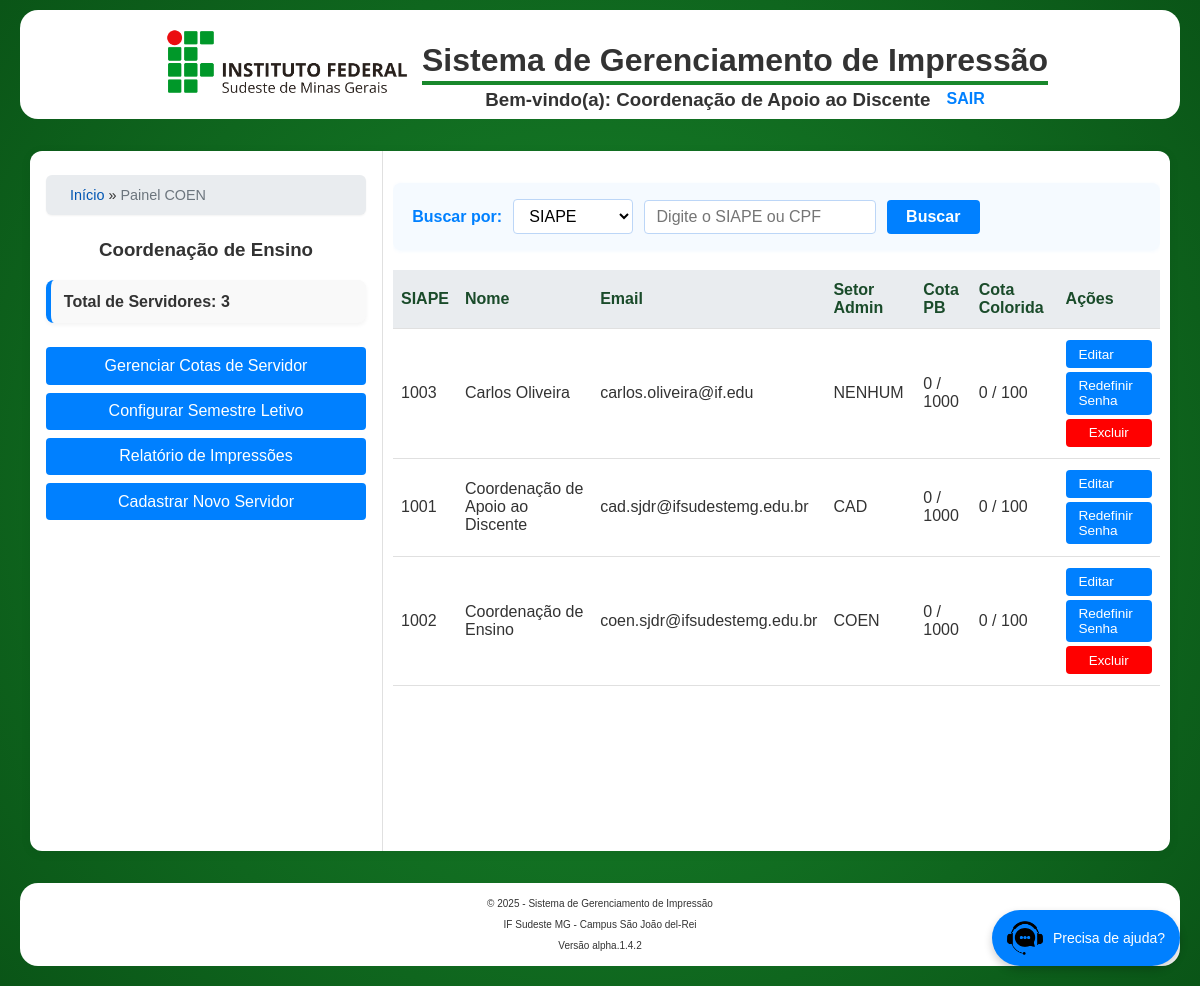
The page /pages/admin_coen/dashboard_coen.php (signed in) on the database its author committed.
### tables this page shows
CREATE TABLE `CotaServidor` (
  `siape` varchar(20) NOT NULL,
  `cota_pb_total` int(11) NOT NULL DEFAULT 1000,
  `cota_pb_usada` int(11) NOT NULL DEFAULT 0,
  `cota_color_total` int(11) NOT NULL DEFAULT 100,
  `cota_color_usada` int(11) NOT NULL DEFAULT 0,
  PRIMARY KEY (`siape`),
  CONSTRAINT `CotaServidor_ibfk_1` FOREIGN KEY (`siape`) REFERENCES `Servidor` (`siape`) ON DELETE CASCADE
);

CREATE TABLE `Servidor` (
  `siape` varchar(20) NOT NULL,
  `nome` varchar(100) NOT NULL,
  `sobrenome` varchar(100) NOT NULL,
  `email` varchar(100) NOT NULL,
  `cpf` char(11) NOT NULL,
  `senha` varchar(255) NOT NULL,
  `is_admin` tinyint(1) NOT NULL DEFAULT 0,
  `setor_admin` enum('CAD','COEN','NENHUM') NOT NULL DEFAULT 'NENHUM',
  `ativo` tinyint(1) DEFAULT 1,
  `data_fim_validade` date DEFAULT NULL,
  PRIMARY KEY (`siape`),
  UNIQUE KEY `cpf` (`cpf`)
);

### pages/admin_coen/dashboard_coen.php (the view, shortened to what this page needs)
<?php
require_once '../../includes/config.php';
$siape_logado = $_SESSION['usuario']['id'];
$pagina = isset($_GET['pagina']) && is_numeric($_GET['pagina']) ? (int)$_GET['pagina'] : 1;
$limite = 5;
$offset = ($pagina - 1) * $limite;
$condicoes = [];
$tipo_busca = $_GET['tipo_busca'] ?? '';
$valor_busca = trim($_GET['valor_busca'] ?? '');
$base_sql = "FROM Servidor s LEFT JOIN CotaServidor cs ON s.siape = cs.siape";
$where_clause = !empty($condicoes) ? 'WHERE ' . implode(' AND ', $condicoes) : '';
$sql_servidores = "SELECT s.*, cs.cota_pb_total, cs.cota_pb_usada, cs.cota_color_total, cs.cota_color_usada
                   " . $base_sql . " " . $where_clause . "
                   ORDER BY s.nome ASC
                   LIMIT :limite OFFSET :offset";
$stmt = $conn->prepare($sql_servidores);
$stmt->bindValue(':limite', $limite, PDO::PARAM_INT);
$stmt->bindValue(':offset', $offset, PDO::PARAM_INT);
$stmt->execute();
$servidores = $stmt->fetchAll();
$total_servidores = $conn->query("SELECT COUNT(*) AS total FROM Servidor")->fetch()->total ?? 0;
include_once '../../includes/header.php';
?>
<link rel="stylesheet" href="dashboard_coen.css">
<div class="dashboard-layout">
    <aside class="dashboard-aside">
        <div class="container-principal">
        <?php
        if (isset($_SESSION['usuario'])) {
            gerar_migalhas();
        }
        ?>
        <section class="dashboard-header">
            <h1>Coordenação de Ensino</h1>
        </section>
        <section class="dashboard-cards">
            <div class="card">Total de Servidores: <?= $total_servidores ?></div>
        </section>
        <section class="dashboard-menu">
            <a class="btn-menu" href="gerenciar_cotas_servidor.php">Gerenciar Cotas de Servidor</a>
            <a class="btn-menu" href="../admin/configurar_semestre.php">Configurar Semestre Letivo</a>
            <a class="btn-menu" href="relatorio_servidor.php">Relatório de Impressões</a>
            <a class="btn-menu" href="../admin/form_servidor.php">Cadastrar Novo Servidor</a>
        </section>
    </aside>
    <main class="dashboard-main">
        <div class="responsive-table">
            <form method="GET" class="busca-form styled-busca-form">
                <label for="tipo_busca">Buscar por:</label>
                <select name="tipo_busca" id="tipo_busca" required>
                    <option value="siape" <?= ($tipo_busca === 'siape' ? 'selected' : '') ?>>SIAPE</option>
                </select>
                <input type="text" name="valor_busca" placeholder="Digite o SIAPE ou CPF" value="<?= htmlspecialchars($valor_busca) ?>" required>
                <button type="submit">Buscar</button>
            </form>
            <table>
                <thead>
                    <tr>
                        <th>SIAPE</th>
                        <th>Nome</th>
                        <th>Email</th>
                        <th>Setor Admin</th>
                        <th>Cota PB</th>
                        <th>Cota Colorida</th>
                        <th>Ações</th>
                    </tr>
                </thead>
                <tbody>
                    <?php foreach ($servidores as $s): ?>
                        <tr>
                            <td data-label="SIAPE"><?= htmlspecialchars($s->siape) ?></td>
                            <td data-label="Nome"><?= htmlspecialchars($s->nome . ' ' . $s->sobrenome) ?></td>
                            <td data-label="Email"><?= htmlspecialchars($s->email) ?></td>
                            <td data-label="Setor"><?= htmlspecialchars($s->setor_admin) ?></td>
                            <td data-label="Cota PB"> <?= (int)($s->cota_pb_usada ?? 0) ?> / <?= (int)($s->cota_pb_total ?? 0) ?> </td>
                            <td data-label="Cota Colorida"> <?= (int)($s->cota_color_usada ?? 0) ?> / <?= (int)($s->cota_color_total ?? 0) ?> </td>
                            <td data-label="Ações">
                                <div class="action-buttons">
                                    <a href="../admin/form_servidor.php?siape=<?= htmlspecialchars($s->siape) ?>" class="btn-action btn-edit" title="Editar">Editar<i class="fas fa-edit"></i></a>
                                    <a type="button" class="btn-action btn-redefinir" data-siape="<?= htmlspecialchars($s->siape) ?>" title="Redefinir Senha">Redefinir Senha<i class="fas fa-key"></i></a>
                                    <?php if ($s->siape !== $siape_logado):  ?>
                                        <button type="button"
                                           class="btn-action btn-delete btn-excluir-servidor btn-exc"
                                           data-siape="<?= htmlspecialchars($s->siape) ?>"
                                           data-nome="<?= htmlspecialchars($s->nome . ' ' . $s->sobrenome) ?>"
                                           title="Excluir Servidor">Excluir
                                        </button>
                                    <?php endif; ?>
                                </div>
                            </td>
                        </tr>
                    <?php endforeach; ?>
                </tbody>
            </table>
        </div>
    </main>
</div>
<?php include_once '../../includes/footer.php'; ?>

### styles.css (style rules this page uses)
body { background: radial-gradient(circle at center, #19882c, #0A5517); background-attachment: fixed; font-family: Arial, sans-serif; margin: 0; padding: 0; color: #333; }
a { text-decoration: none; }
.dashboard-layout { display: flex; width: 95%; min-height: 700px; background: #fff; margin: 2rem auto; border-radius: 12px; box-shadow: 0 2px 12px rgba(0,0,0,0.06); }
.dashboard-aside { width: 320px; border-right: 1px solid #e0e0e0; padding: 1.5rem 1rem 1rem 1rem; display: flex; flex-direction: column; gap: 1.5rem; }
.dashboard-main { margin-left: 10px; margin-right: 10px; width: 65%; flex: 1; min-width: 0; padding: 1rem 0 1rem 0; }

### pages/admin_coen/dashboard_coen.css (style rules this page uses)
.dashboard-header { text-align: center; }
.dashboard-cards { display: flex; flex-direction: column; gap: 1rem; margin-bottom: 1.5rem; }
.card { background: #f9f9f9; border-left: 5px solid #0080ff; padding: 0.8rem; border-radius: 8px; font-weight: 600; box-shadow: 0 2px 4px rgba(0,0,0,0.05); }
.dashboard-menu { display: flex; flex-direction: column; gap: 0.5rem; }
.btn-menu { background: #0080ff; color: #fff; border: none; border-radius: 4px; padding: 0.6rem 1.2rem; font-weight: 500; text-align: center; text-decoration: none; transition: background 0.2s; }
.responsive-table { width: 100%; overflow-x: auto; margin: 0 auto; padding: 1rem 0; }
table { width: 100%; border-collapse: collapse; background: #fff; margin-bottom: 1rem; }
thead { background: #e9ecef; }
th, td { padding: 0.7rem 0.5rem; border-bottom: 1px solid #e0e0e0; text-align: left; }
th { font-weight: 700; color: #1a4b2a; }
.action-buttons { display: flex; flex-direction: column; gap: 0.25rem; }
.action-buttons a { background: #0080ff; color: white; padding: 0.4rem 0.8rem; border-radius: 4px; font-size: 0.85rem; text-decoration: none; transition: background 0.2s; border: none; display: inline-block; }
.action-buttons .btn-exc { color: #FFF; padding: 0.4rem 0.8rem; border: none; border-radius: 4px; background-color: #ff0000; }
.styled-busca-form { display: flex; flex-wrap: wrap; align-items: center; gap: 0.7rem; background: #f5faff; border-radius: 8px; padding: 1rem 1.2rem; margin-bottom: 1.2rem; box-shadow: 0 1px 4px rgba(0,128,255,0.06); }
.styled-busca-form label { font-weight: 600; color: #0080ff; margin-bottom: 0; }
.styled-busca-form select, .styled-busca-form input[type="text"] { border: 1px solid #bcd6f7; border-radius: 4px; padding: 0.45rem 0.7rem; font-size: 1em; background: #fff; transition: border 0.2s; min-width: 120px; }
.styled-busca-form button { background: #0080ff; color: #fff; border: none; border-radius: 4px; padding: 0.5rem 1.2rem; font-size: 1em; font-weight: 600; cursor: pointer; transition: background 0.2s; }

### rows shown on the page
cotaservidor: siape.siape "1003", siape.sobrenome "Carlos Oliveira", siape.email "carlos.oliveira@if.edu", siape.setor_admin "NENHUM", cota_pb_usada "0", cota_pb_total "1000", cota_color_usada "0", cota_color_total "100"
cotaservidor: siape.siape "1001", siape.sobrenome "Coordenação de Apoio ao Discente", siape.email "cad.sjdr@ifsudestemg.edu.br", siape.setor_admin "CAD", cota_pb_usada "0", cota_pb_total "1000", cota_color_usada "0", cota_color_total "100"
cotaservidor: siape.siape "1002", siape.sobrenome "Coordenação de Ensino", siape.email "coen.sjdr@ifsudestemg.edu.br", siape.setor_admin "COEN", cota_pb_usada "0", cota_pb_total "1000", cota_color_usada "0", cota_color_total "100"

### other values the page prints
SITE_NAME "Sistema de Gerenciamento de Impressão"
$nome_exibicao "Painel COEN"
$total_servidores "3"
CURRENT_YEAR "2025"
